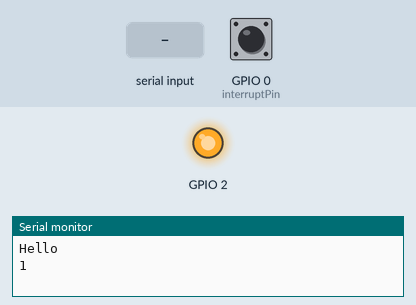
Simulated run of this sketch. Board: ESP8266 (NodeMCU). Parts: output pins drawn as LEDs (lit = HIGH), the last lines printed to the serial monitor. Inputs (shaded band) come from the test bench; at power-on: GPIO 0 (interruptPin) HIGH.

Above: at 1.2 s.
1.3 s: GPIO 0 (interruptPin) pulled LOW for 0.15 s
2.9 s: GPIO 0 (interruptPin) pulled LOW for 1 s
At 3.8 s:
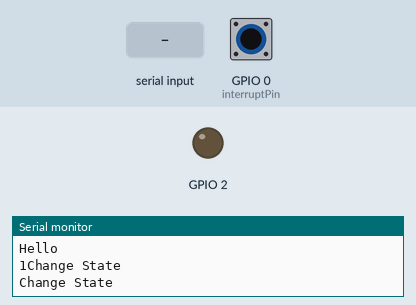
5.4 s: "90 45 200\n" received over the second serial link
6.9 s: GPIO 0 (interruptPin) pulled LOW for 3.2 s
At 8.0 s:
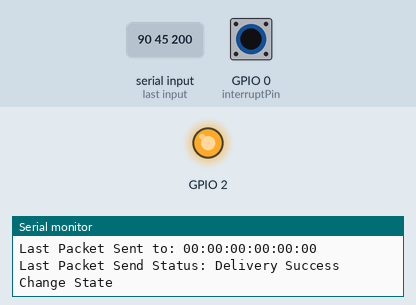
Timing chart, 0 to 9.9 s (numbered marks = the images above; inputs shaded):
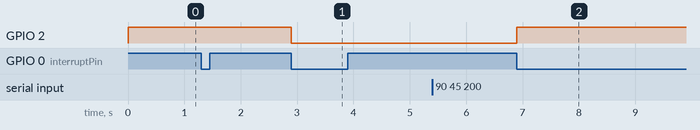

The sketch:

ESP8266UARTRead.ino
```cpp
#include <SoftwareSerial.h>
#include <ESP8266WiFi.h>
#include <espnow.h>

#define interruptPin 0

// Define the software serial pins
SoftwareSerial espSerial(5, 4);  // RX, TX

uint8_t broadcastAddress[] = { 0xFF, 0xFF, 0xFF, 0xFF, 0xFF, 0xFF };

int state = 0;

typedef struct struct_message {
  int a;
  uint8_t b;
} struct_message;
struct_message myData;

void ICACHE_RAM_ATTR IntCallback() {
  Serial.println("Change State");
  Serial.flush();
  if (state == 0) {
    state = 1;
    digitalWrite(2, HIGH);
    delay(400);
  } else if (state == 1) {
    state = 0;
    digitalWrite(2, LOW);
    delay(400);
  }
}

void OnDataSent(uint8_t *mac_addr, uint8_t sendStatus) {
  char macStr[18];
  snprintf(macStr, sizeof(macStr), "%02x:%02x:%02x:%02x:%02x:%02x",
           mac_addr[0], mac_addr[1], mac_addr[2], mac_addr[3], mac_addr[4], mac_addr[5]);
  Serial.print("Last Packet Sent to: ");
  Serial.println(macStr);
  Serial.print("Last Packet Send Status: ");
  Serial.println(sendStatus == 0 ? "Delivery Success" : "Delivery Fail");
}

void setup() {
  // Start serial communication

  Serial.begin(115200);
  espSerial.begin(115200);

  Serial.println("Hello");
  Serial.print("1");
  Serial.flush();
  attachInterrupt(interruptPin, IntCallback, FALLING);
  pinMode(2, OUTPUT);
  digitalWrite(2, HIGH);

  WiFi.mode(WIFI_STA);
  esp_now_init();  //Needed
  esp_now_set_self_role(ESP_NOW_ROLE_CONTROLLER);
  esp_now_register_send_cb(OnDataSent);
  esp_now_add_peer(broadcastAddress, ESP_NOW_ROLE_SLAVE, 1, NULL, 0);  //check to see if I can input MAC Address or not
}

void loop() {
  if (state == 0) {
    while (espSerial.available() > 0) {
      String message = espSerial.readStringUntil('\n');
      // parse the angle number and value
      int angleNum = message.substring(0, message.indexOf(' ')).toInt();
      int angleVal = message.substring(message.indexOf(' ') + 1).toInt();
      // print the angle number and value
      if (angleNum == 1) {
        int angleVal1 = map(angleVal, 0, 180, 0, 90); //values for recalibrating (val, min input, max input, min output, max output)
        myData.b = angleVal1;
      }
      if (angleNum == 2) {
        int angleVal2 = map(angleVal, 0, 180, 0, 130);
        myData.b = angleVal2;
      }
      if (angleNum == 3) {
        int angleVal3 = map(angleVal3, 0, 180, 0, 130);
        myData.b = angleVal3;
      }
      // if (angleNum == 4) {
      //   servo4.write(angleVal);
      // myData.b = angleVal4;
      // }
      if (angleNum == 5) {
        int angleVal5 = map(angleVal, 0, 180, 0, 130);
        myData.b = angleVal5;
      }

      myData.a = angleNum;
      esp_now_send(broadcastAddress, (uint8_t *)&myData, sizeof(myData));
      // Serial.print(angleNum);
      // Serial.print(", ");
      // Serial.println(angleVal);
    }
  }

  if (state == 1) {
    while (Serial.available() > 0) {
      String message = Serial.readStringUntil('\n');
      // parse the angle number and value
      int angleNum = message.substring(0, message.indexOf(' ')).toInt();
      int angleVal = message.substring(message.indexOf(' ') + 1).toInt();
      // print the angle number and value
      myData.a = angleNum;
      myData.b = angleVal;
      esp_now_send(broadcastAddress, (uint8_t *)&myData, sizeof(myData));
    }
  }
}
```

Measured:
- after the input at 2.9 s, GPIO 2: HIGH → LOW at once
- after the input at 6.9 s, GPIO 2: LOW → HIGH at once
